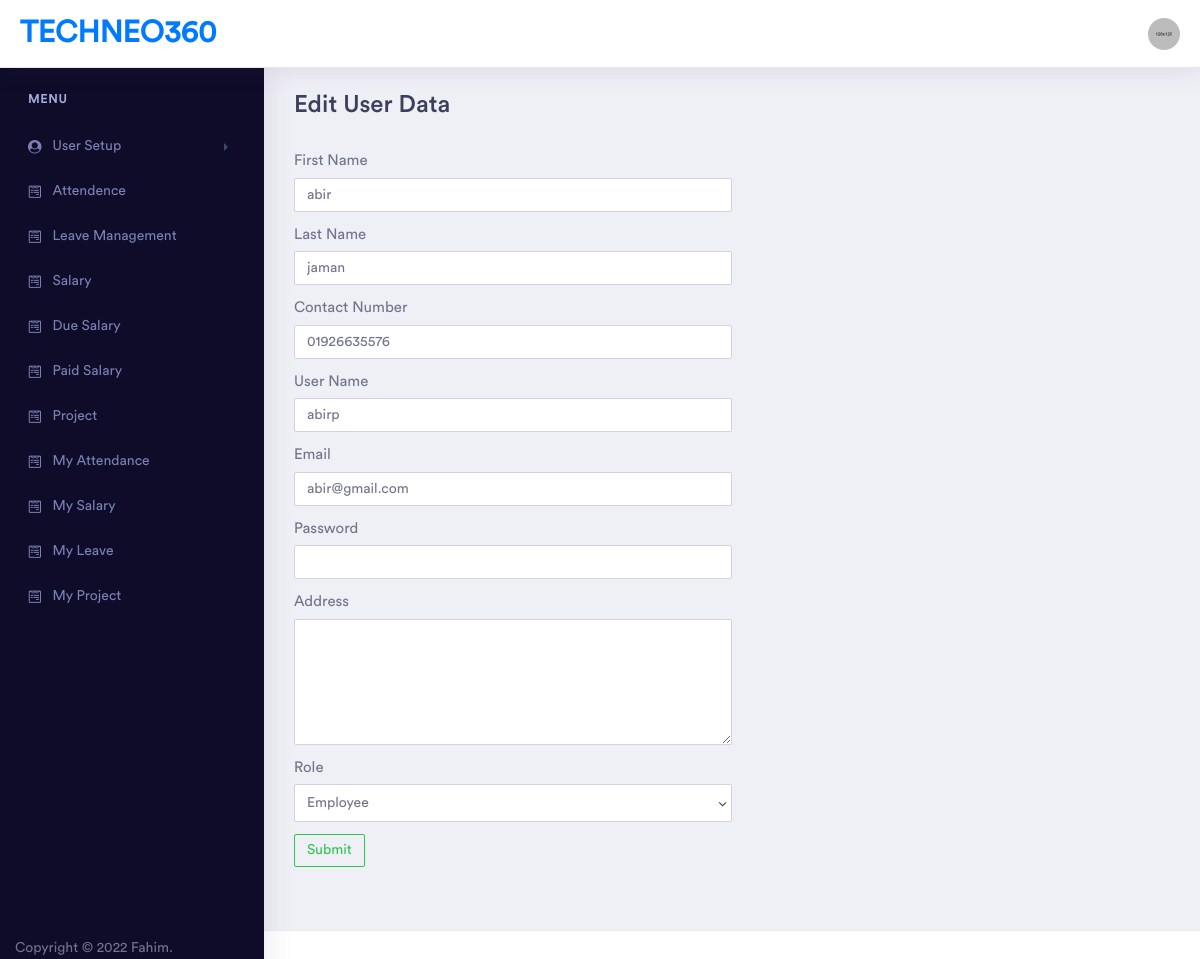
The page /edit_user.php?id=46 (signed in) on the database its author committed.
### tables this page shows
CREATE TABLE `users` (
  `id` int(11) NOT NULL,
  `first_name` varchar(128) NOT NULL,
  `last_name` varchar(128) NOT NULL,
  `phone_number` varchar(128) NOT NULL,
  `username` varchar(128) NOT NULL,
  `email` varchar(128) NOT NULL,
  `password` varchar(128) NOT NULL,
  `created_at` datetime DEFAULT NULL,
  `updated_at` datetime DEFAULT current_timestamp(),
  `role` varchar(128) NOT NULL DEFAULT 'employee',
  `address` text DEFAULT NULL
);

### edit_user.php (the view, shortened to what this page needs)
<?php
if (isset($_SESSION['access'])) {
    $user_level = $_SESSION['level'];
    include 'partials/connection.php';
    include 'partials/header.php';
    include 'partials/sidebar.php';
    if ($user_level != 'employee') {
        $userId = $_GET['id'];
?>
        <div class="dashboard-wrapper">
            <div class="dashboard-ecommerce">
                <div class="container-fluid dashboard-content ">
                    <div class="row">
                        <div class="col-xl-12 col-lg-12 col-md-12 col-sm-12 col-12">
                            <div class="page-header">
                                <h2 class="pageheader-title">Edit User Data</h2>
                            </div>
                            <form action="" method="post">
                                <?php
                                $user = mysqli_fetch_assoc(mysqli_query($conn, "SELECT * FROM `users` where id='$userId'"));
                                ?>
                                <div class="form-group">
                                    <label for="">First Name</label>
                                    <input type="text" value="<?= $user['first_name'] ?>" style="width:50%;" class="form-control" required name="first_name" id="first_name_id">
                                </div>
                                <div class="form-group">
                                    <label for="">Last Name</label>
                                    <input type="text" value="<?= $user['last_name'] ?>" style="width:50%;" class="form-control" required name="last_name" id="last_name_id">
                                </div>
                                <div class="form-group">
                                    <label for="">Contact Number</label>
                                    <input type="text" value="<?= $user['phone_number'] ?>" style="width:50%;" class="form-control" required name="phone_number" id="phone_number_id">
                                </div>
                                <div class="form-group">
                                    <label for="">User Name</label>
                                    <input type="text" value="<?= $user['username'] ?>" style="width:50%;" class="form-control" required name="username" id="username_id">
                                </div>
                                <div class="form-group">
                                    <label for="">Email</label>
                                    <input type="email" value="<?= $user['email'] ?>" style="width:50%;" class="form-control" required name="email" id="email_id">
                                </div>
                                <div class="form-group">
                                    <label for="">Password</label>
                                    <input type="password" style="width:50%;" class="form-control" required minlength="4" name="password" id="password_id">
                                </div>
                                <div class="form-group">
                                    <label for="">Address</label>
                                    <textarea name="address" class="form-control" required id="address_id" style="width:50%;" cols="30" rows="5"><?= $user['address'] ?></textarea>
                                </div>
                                <div class="form-group">
                                    <label for="">Role</label>
                                    <select name="role" style='width:50%;' class="form-control" required id="">
                                        <option value="employee" <?= ($user['role'] == 'employee') ? 'selected' : '' ?>>Employee</option>
                                    </select>
                                </div>
                                <input type="submit" name="Submit" id="" class="btn btn-sm btn-outline-success">
                            </form>
                        </div>
                    </div>
                </div>
            </div>
        </div>
        </div>
    <?php
        include 'partials/footer.php';
    }
    ?>
    </body>
    </html>
<?php
} else {
    echo "<script>document.location.href='login.php';</script>";
}
?>

### rows shown on the page
users: first_name "abir", last_name "jaman", phone_number "01926635576", username "abirp", email "abir@gmail.com", role "Employee"
